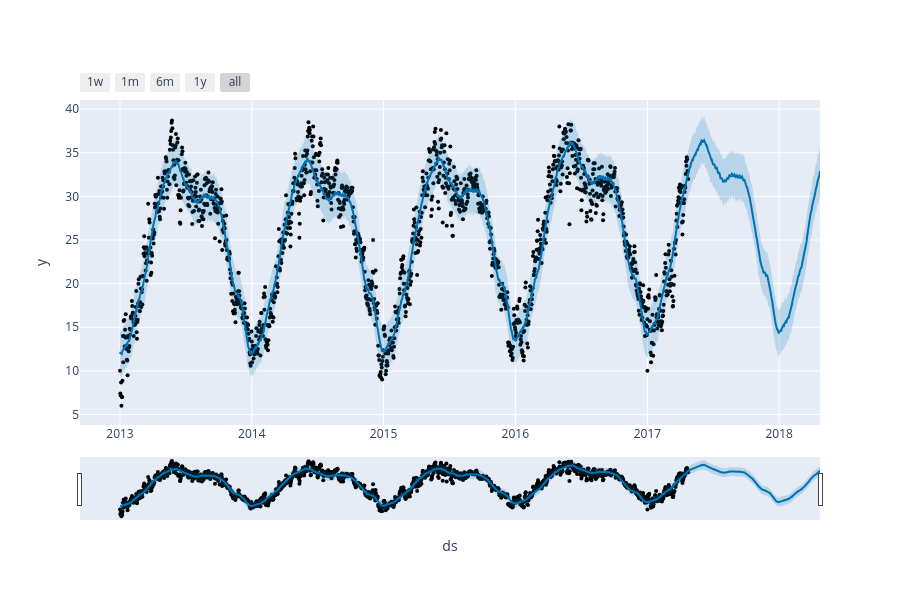

Notebook code for this chart:
### Code cell
from prophet import Prophet
from prophet.plot import plot_plotly
import pandas as pd

# Call and fit the model
model = Prophet()
model.fit(df)

future = model.make_future_dataframe(periods=365)
forecast = model.predict(future)

# --- ADVANCED MONKEY PATCH FOR THE PANDAS/PROPHET BUG ---
class TruthfulDataFrame(pd.DataFrame):
    def __bool__(self): return True

class TruthfulSeries(pd.Series):
    def __bool__(self): return True

# Wrap both attributes so 'assert' evaluations pass as True
patched_history = TruthfulDataFrame(model.history)
patched_changepoints = TruthfulSeries(model.changepoints)

# Temporarily inject the patched objects
_orig_hist = model.history
_orig_cp = model.changepoints
model.history = patched_history
model.changepoints = patched_changepoints

# Plot using model and forecast
fig = plot_plotly(model, forecast)

# Clean up and restore original attributes safely right after
model.history = _orig_hist
model.changepoints = _orig_cp

fig.show()

### Figure 1 — Plotly figure (JSON) as saved in the notebook; plotly's stock layout.template omitted (floating-point values rounded to 4 significant figures; data arrays with more than 128 entries replaced by an {"elided": "..."} marker saying what was removed)
{"data": [{"marker": {"color": "black", "size": 4}, "mode": "markers", "name": "Actual", "type": "scatter", "x": {"elided": "1576 str values"}, "y": {"elided": "1576 float values"}}, {"hoverinfo": "skip", "line": {"width": 0}, "mode": "lines", "type": "scatter", "x": {"elided": "1940 str values"}, "y": {"elided": "1940 float values"}}, {"fill": "tonexty", "fillcolor": "rgba(0, 114, 178, 0.2)", "line": {"color": "#0072B2", "width": 2}, "mode": "lines", "name": "Predicted", "type": "scatter", "x": {"elided": "1940 str values"}, "y": {"elided": "1940 float values"}}, {"fill": "tonexty", "fillcolor": "rgba(0, 114, 178, 0.2)", "hoverinfo": "skip", "line": {"width": 0}, "mode": "lines", "type": "scatter", "x": {"elided": "1940 str values"}, "y": {"elided": "1940 float values"}}], "layout": {"height": 600, "showlegend": false, "width": 900, "xaxis": {"rangeselector": {"buttons": [{"count": 7, "label": "1w", "step": "day", "stepmode": "backward"}, {"count": 1, "label": "1m", "step": "month", "stepmode": "backward"}, {"count": 6, "label": "6m", "step": "month", "stepmode": "backward"}, {"count": 1, "label": "1y", "step": "year", "stepmode": "backward"}, {"step": "all"}]}, "rangeslider": {"visible": true}, "title": {"text": "ds"}, "type": "date"}, "yaxis": {"title": {"text": "y"}}}}
